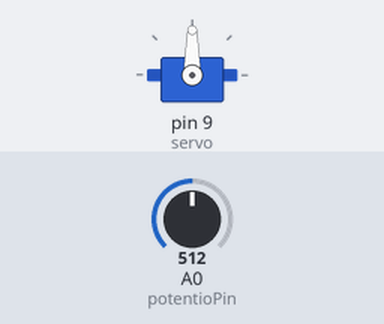
Recording of a sketch running on a simulated Arduino Uno, built with avr-gcc and run on an emulated ATmega328P. Shown: servo. The test bench sets the inputs (shaded band); at power-on: A0 (potentioPin) = 512.

Above: at 1.2 s.
1.3 s: A0 (potentioPin) set to 716
At 1.8 s:
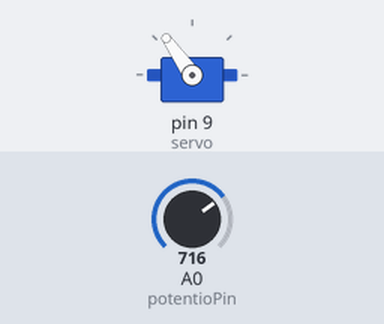
2.8 s: A0 (potentioPin) set to 900
At 3.3 s:
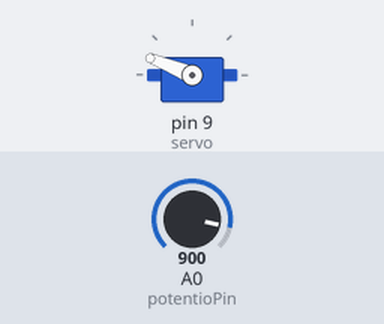
4.3 s: A0 (potentioPin) set to 1023
At 5.4 s:
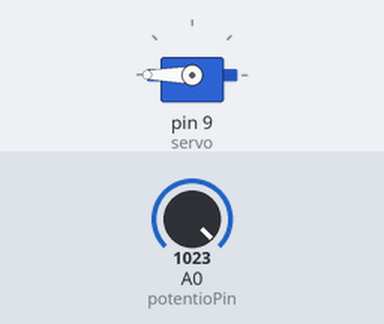
5.8 s: A0 (potentioPin) set to 306
At 6.3 s:
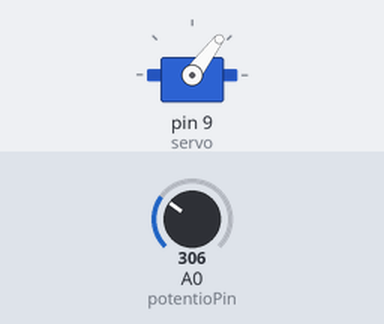
7.3 s: A0 (potentioPin) set to 122
At 7.6 s:
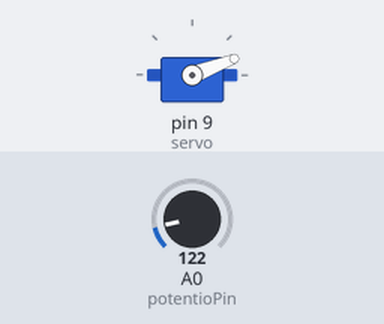
Timing chart, 0 to 9.8 s (numbered marks = the images above; inputs shaded):
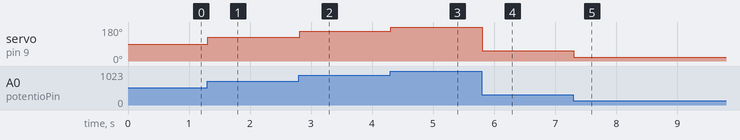

Measured:
- after the input at 1.3 s, servo on pin 9 (servo): 90° → 125° at once
- after the input at 2.8 s, servo on pin 9 (servo): 125° → 158° at once
- after the input at 4.3 s, servo on pin 9 (servo): 158° → 180° at once
- after the input at 5.8 s, servo on pin 9 (servo): 180° → 53° at once
- after the input at 7.3 s, servo on pin 9 (servo): 53° → 21° at once

The sketch:

Servo.ino
```cpp
#include <Servo.h>

Servo servo;
int potentioPin = 0; //analog pin that connects to the potentiometer
int val = 0;
void setup()
{
  servo.attach(9); //attach servo on pin 9 on arduino
}

void loop()
{
  val = analogRead(potentioPin);
  val = map(val, 0, 1023, 0, 180);
  servo.write(val);
  Serial.println(val);
  delay(15);
}
```
